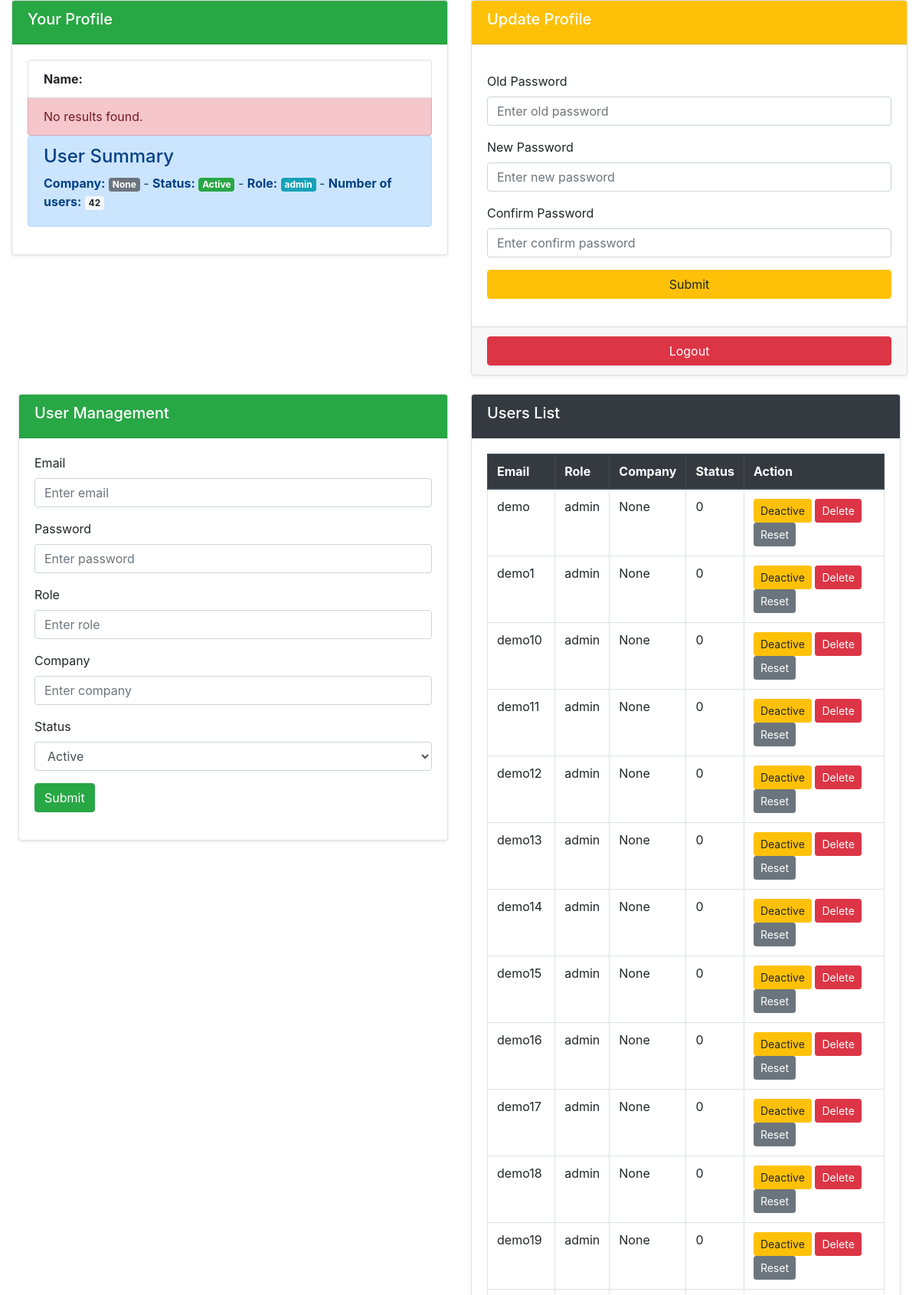
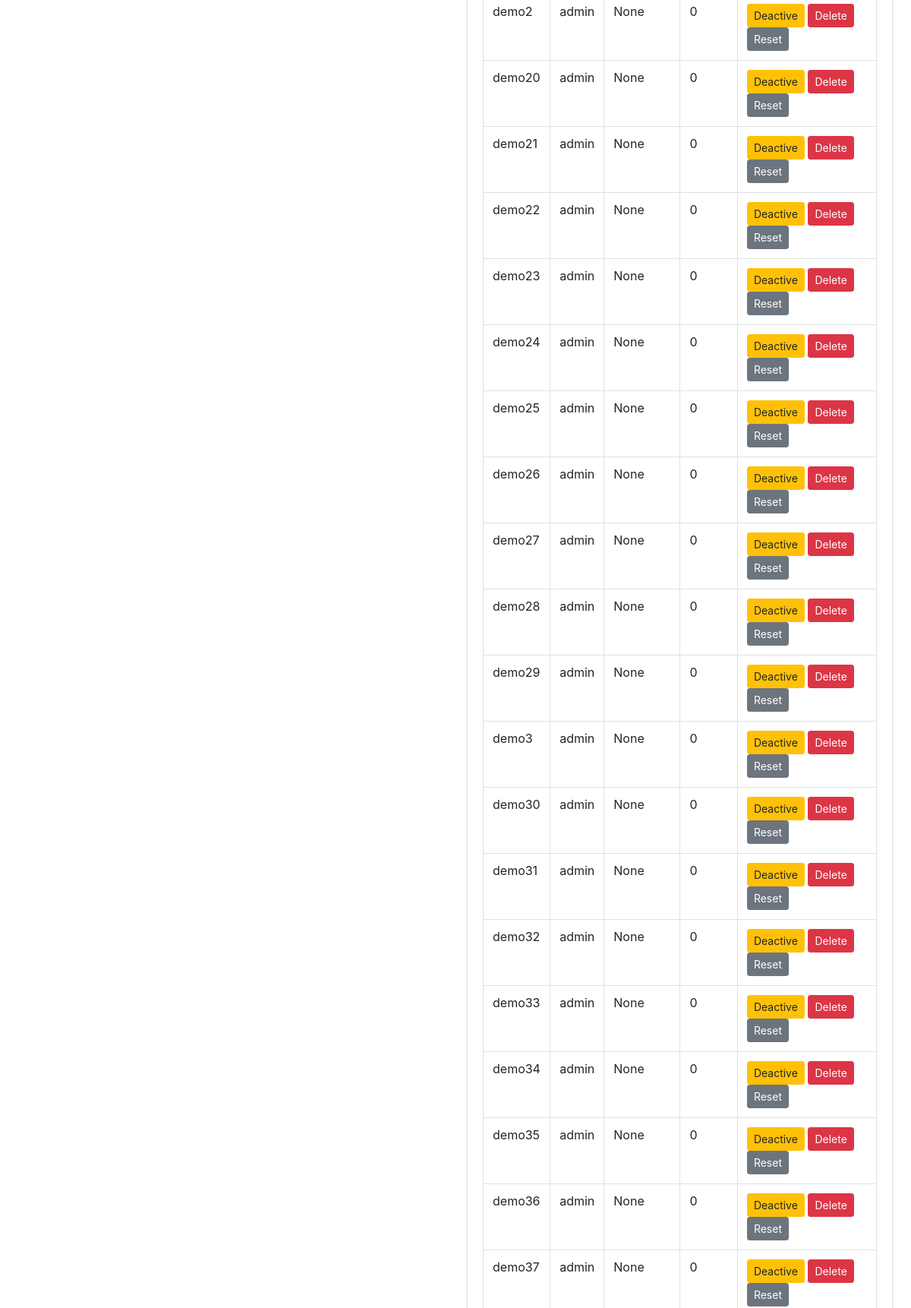
The app's page /pms/admin/index.php (upper part) with its own data (2 pictures, top to bottom).
### tables this page shows
CREATE TABLE `user` (
  `email` varchar(10) NOT NULL,
  `password` varchar(32) NOT NULL,
  `role` varchar(10) NOT NULL,
  `company` varchar(10) NOT NULL,
  `status` tinyint(1) NOT NULL,
  `reg_date` timestamp NOT NULL DEFAULT current_timestamp(),
  PRIMARY KEY (`email`)
);

### pms/admin/index.php (the view, shortened to what this page needs)
<?php include_once "head1.php"; ?>
<link rel="stylesheet" href="https://stackpath.bootstrapcdn.com/bootstrap/4.5.2/css/bootstrap.min.css">
<div class="container-fluid">
<div class="row">
    <div class="col-md-6">
        <div class="card mb-4 shadow-sm">
            <div class="card-header bg-success text-white">
                <h5>Your Profile</h5>
            </div>
            <div class="card-body">
                <div class="list-group">
                    <div class="list-group-item d-flex justify-content-between align-items-center">
                        <strong>Name:</strong>
                    </div>
                    <?php
                    $sql = "SELECT * FROM user WHERE email='" . $_SESSION['email'] . "'";
                    $result = mysqli_query($conn, $sql);
                    if (mysqli_num_rows($result) > 0) {
                        while ($row = mysqli_fetch_assoc($result)) {
                            echo "<div class='list-group-item d-flex justify-content-between align-items-center'><strong>Role:</strong><span class='badge badge-info'>" . htmlspecialchars(strtoupper($row['role'])) . "</span></div>";
                            echo "<div class='list-group-item d-flex justify-content-between align-items-center'><strong>Status:</strong><span class='badge badge-" . ($row['status'] == 0 ? 'success' : 'danger') . "'>" . ($row['status'] == 0 ? 'Active' : 'Blocked') . "</span></div>";
                            echo "<div class='list-group-item d-flex justify-content-between align-items-center'><strong>Company:</strong><span class='badge badge-secondary'>" . htmlspecialchars($row['company']) . "</span></div>";
                        }
                    } else {
                        echo "<div class='list-group-item list-group-item-danger'>No results found.</div>";
                    }
                    ?>
                </div>
                <div class="alert alert-primary" role="alert">
                <h4 class="alert-heading"><i class="fas fa-users"></i> User Summary</h4>
                <?php
                $sql = "SELECT company, status, role, COUNT(DISTINCT email) AS total FROM user GROUP BY company, status, role";
                $result = mysqli_query($conn, $sql);
                while ($row = mysqli_fetch_assoc($result)) {
                    echo "<p class='mb-2'><i class='fas fa-building'></i> <strong>Company:</strong> <span class='badge badge-secondary'>" . htmlspecialchars($row['company']) . "</span> - <i class='fas fa-circle'></i> <strong>Status:</strong> <span class='badge badge-" . ($row['status'] == 0 ? 'success' : 'danger') . "'>" . ($row['status'] == 0 ? 'Active' : 'Blocked') . "</span> - <i class='fas fa-user-tag'></i> <strong>Role:</strong> <span class='badge badge-info'>" . htmlspecialchars($row['role']) . "</span> - <i class='fas fa-user-friends'></i> <strong>Number of users:</strong> <span class='badge badge-light'>" . $row['total'] . "</span></p>";
                }
                ?>
                </div>
            </div>
        </div>
    </div>
    <div class="col-md-6">
        <div class="card mb-4 shadow-sm">
            <div class="card-header bg-warning text-white">
                <h5>Update Profile</h5>
            </div>
            <div class="card-body">
                <form method="POST">
                    <div class="mb-3">
                        <label for="oldpassword" class="form-label">Old Password</label>
                        <input type="password" class="form-control" id="oldpassword" name="oldpassword" placeholder="Enter old password" required>
                    </div>
                    <div class="mb-3">
                        <label for="password" class="form-label">New Password</label>
                        <input type="password" class="form-control" id="password" name="password" placeholder="Enter new password" pattern="(?=.*\d)[A-Za-z\d]{8,}" title="Must contain at least 8 characters, including letters and numbers" required>
                    </div>
                    <div class="mb-3">
                        <label for="confirmpassword" class="form-label">Confirm Password</label>
                        <input type="password" class="form-control" id="confirmpassword" name="confirmpassword" placeholder="Enter confirm password" pattern="(?=.*\d)[A-Za-z\d]{8,}" title="Must contain at least 8 characters, including letters and numbers" required>
                    </div>
                    <button type="submit" class="btn btn-warning
                     w-100">Submit</button>
                </form>
            </div>
            <div class="card-footer text-muted">
                <a href="logout.php" class="btn btn-danger w-100">Logout</a>
            </div>
        </div>
    </div>
</div>
    <div class="row">
        <main role="main" class="col-md-12 ml-sm-auto col-lg-12 px-4">
            <div class="row">
                <div class="col-md-6">
                    <div class="card mb-4 shadow-sm">
                        <div class="card-header bg-success text-white">
                            <h5>User Management</h5>
                        </div>
                        <div class="card-body">
                            <form action="<?php echo htmlspecialchars($_SERVER['PHP_SELF']); ?>" method="POST">
                                <div class="mb-3">
                                    <label for="email" class="form-label">Email</label>
                                    <input type="text" class="form-control" id="email" name="email" placeholder="Enter email" required>
                                </div>
                                <div class="mb-3">
                                    <label for="password" class="form-label">Password</label>
                                    <input type="password" class="form-control" id="password" name="password" placeholder="Enter password" required>
                                </div>
                                <div class="mb-3">
                                    <label for="role" class="form-label">Role</label>
                                    <input type="text" class="form-control" id="role" name="role" placeholder="Enter role" required>
                                </div>
                                <div class="mb-3">
                                    <label for="company" class="form-label">Company</label>
                                    <input type="text" class="form-control" id="company" name="company" placeholder="Enter company" required>
                                </div>
                                <div class="mb-3">
                                    <label for="status" class="form-label">Status</label>
                                    <select class="form-control" id="status" name="status" required>
                                        <option value="0">Active</option>
                                    </select>
                                </div>
                                <button type="submit" name="submit" class="btn btn-success">Submit</button>
                            </form>
                        </div>
                    </div>
                </div>
                <div class="col-md-6">
                    <div class="card mb-4 shadow-sm">
                        <div class="card-header bg-dark text-white">
                            <h5>Users List</h5>
                        </div>
                        <div class="card-body">
                            <table class="table table-bordered">
                                <thead class="thead-dark">
                                    <tr>
                                        <th>Email</th>
                                        <th>Role</th>
                                        <th>Company</th>
                                        <th>Status</th>
                                        <th>Action</th>
                                    </tr>
                                </thead>
                                <tbody>
                                    <?php
                                    $sql = "SELECT email, role, company, status FROM user";
                                    $result = mysqli_query($conn, $sql);
                                    if (mysqli_num_rows($result) > 0) {
                                        while ($row = mysqli_fetch_assoc($result)) {
                                            echo "<tr>";
                                            echo "<td>" . htmlspecialchars($row['email']) . "</td>";
                                            echo "<td>" . htmlspecialchars($row['role']) . "</td>";
                                            echo "<td>" . htmlspecialchars($row['company']) . "</td>";
                                            echo "<td>" . htmlspecialchars($row['status']) . "</td>";
                                            echo "<td>
                                                    <a href='index.php?activateid=" . htmlspecialchars($row['email']) . "' class='btn btn-sm " . ($row['status'] == 0 ? 'btn-warning' : 'btn-danger') . "'>" . ($row['status'] == 0 ? 'Deactive' : 'Active') . "</a>
                                                    <a href='index.php?deleteid=" . htmlspecialchars($row['email']) . "' class='btn btn-sm btn-danger'>Delete</a>
                                                    <a href='index.php?resetid=" . htmlspecialchars($row['email']) . "' class='btn btn-sm btn-secondary'>Reset</a>
                                                  </td>";
                                            echo "</tr>";
                                        }
                                    } else {
                                        echo "<tr><td colspan='5' class='text-center'>No results found</td></tr>";
                                    }
                                    ?>
                                </tbody>
                            </table>
                        </div>
                    </div>
                </div>
            </div>
        </main>
    </div>
</div>

### records on screen
user: email "demo", role "admin", company "None", status "0", shows "Deactive"
user: email "demo1", role "admin", company "None", status "0", shows "Deactive"
user: email "demo10", role "admin", company "None", status "0", shows "Deactive"
user: email "demo11", role "admin", company "None", status "0", shows "Deactive"
user: email "demo12", role "admin", company "None", status "0", shows "Deactive"
user: email "demo13", role "admin", company "None", status "0", shows "Deactive"
user: email "demo14", role "admin", company "None", status "0", shows "Deactive"
user: email "demo15", role "admin", company "None", status "0", shows "Deactive"
user: email "demo16", role "admin", company "None", status "0", shows "Deactive"
user: email "demo17", role "admin", company "None", status "0", shows "Deactive"
user: email "demo18", role "admin", company "None", status "0", shows "Deactive"
user: email "demo19", role "admin", company "None", status "0", shows "Deactive"
user: email "demo2", role "admin", company "None", status "0", shows "Deactive"
user: email "demo20", role "admin", company "None", status "0", shows "Deactive"
user: email "demo21", role "admin", company "None", status "0", shows "Deactive"
user: email "demo22", role "admin", company "None", status "0", shows "Deactive"
user: email "demo23", role "admin", company "None", status "0", shows "Deactive"
user: email "demo24", role "admin", company "None", status "0", shows "Deactive"
user: email "demo25", role "admin", company "None", status "0", shows "Deactive"
user: email "demo26", role "admin", company "None", status "0", shows "Deactive"
user: email "demo27", role "admin", company "None", status "0", shows "Deactive"
user: email "demo28", role "admin", company "None", status "0", shows "Deactive"
user: email "demo29", role "admin", company "None", status "0", shows "Deactive"
user: email "demo3", role "admin", company "None", status "0", shows "Deactive"
user: email "demo30", role "admin", company "None", status "0", shows "Deactive"
user: email "demo31", role "admin", company "None", status "0", shows "Deactive"
user: email "demo32", role "admin", company "None", status "0", shows "Deactive"
user: email "demo33", role "admin", company "None", status "0", shows "Deactive"
user: email "demo34", role "admin", company "None", status "0", shows "Deactive"
user: email "demo35", role "admin", company "None", status "0", shows "Deactive"
user: email "demo36", role "admin", company "None", status "0", shows "Deactive"
user: email "demo37", role "admin", company "None", status "0", shows "Deactive"

### other values on screen
$row['company'] "None"
$row['role'] "admin"
$row['total'] "42"
